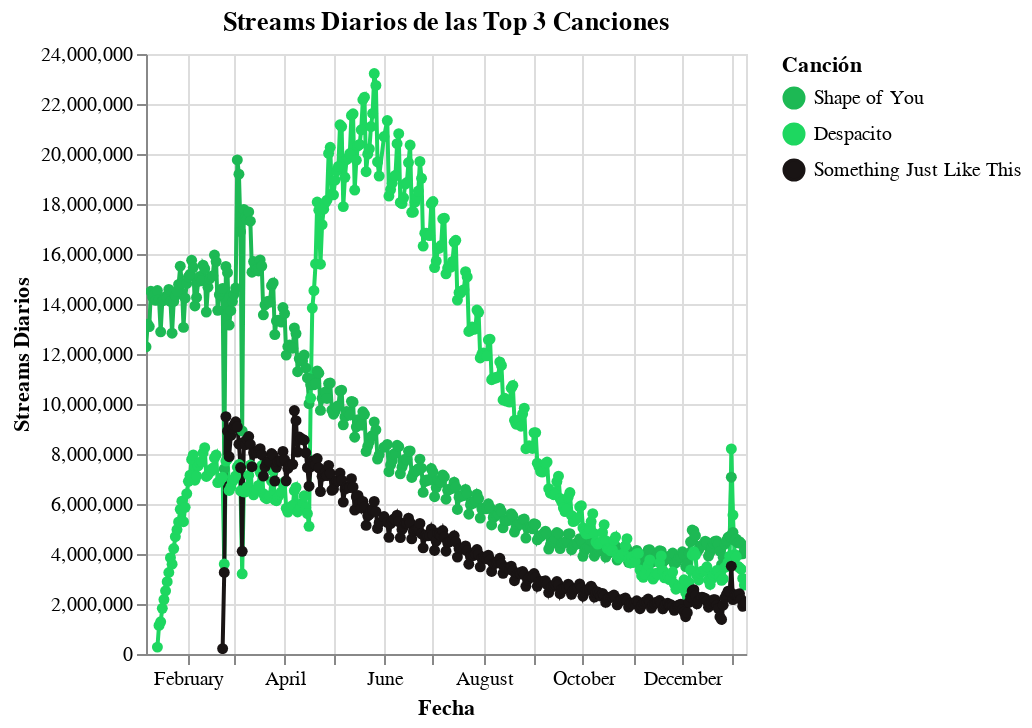

The code cell stored with this chart in its notebook:
### Markdown cell above
## Gráfico 3: Comparación de las Top 3 Canciones

### Code cell
top_3_songs = ['Shape of You', 'Despacito', 'Something Just Like This']
filtered_spotify = spotify_long[spotify_long['Song'].isin(top_3_songs)]

# Define a custom color scale using the first three colors from spotify_palette
color_scale = alt.Scale(domain=top_3_songs, range=spotify_palette[:3])

chart = alt.Chart(filtered_spotify).mark_line(point=True).encode(
    x=alt.X('Date:T', axis=alt.Axis(title='Fecha')),
    y=alt.Y('Streams:Q', axis=alt.Axis(title='Streams Diarios')),
    color=alt.Color('Song:N', scale=color_scale, legend=alt.Legend(title='Canción')),
    tooltip=[
        alt.Tooltip('Date:T', title='Fecha', format='%Y-%m-%d'),
        alt.Tooltip('Song:N', title='Canción'),
        alt.Tooltip('Streams:Q', title='Streams', format='.0f')
    ]
).properties(
    title='Streams Diarios de las Top 3 Canciones'
).interactive()

chart

### Figure 1 — Vega-Lite specification as saved in the notebook (floating-point values rounded to 4 significant figures; data arrays with more than 128 entries replaced by an {"elided": "..."} marker saying what was removed)
{"config": {"view": {"continuousWidth": 300, "continuousHeight": 300}}, "data": {"name": "data-6b77543ba55ae4b2a566d035db699b31"}, "mark": {"type": "line", "point": true}, "encoding": {"color": {"field": "Song", "legend": {"title": "Canción"}, "scale": {"domain": ["Shape of You", "Despacito", "Something Just Like This"], "range": ["#1DB954", "#1ED760", "#191414"]}, "type": "nominal"}, "tooltip": [{"field": "Date", "format": "%Y-%m-%d", "title": "Fecha", "type": "temporal"}, {"field": "Song", "title": "Canción", "type": "nominal"}, {"field": "Streams", "format": ".0f", "title": "Streams", "type": "quantitative"}], "x": {"axis": {"title": "Fecha"}, "field": "Date", "type": "temporal"}, "y": {"axis": {"title": "Streams Diarios"}, "field": "Streams", "type": "quantitative"}}, "params": [{"name": "param_12", "select": {"type": "interval", "encodings": ["x", "y"]}, "bind": "scales"}], "title": "Streams Diarios de las Top 3 Canciones", "$schema": "https://vega.github.io/schema/vega-lite/v5.20.1.json", "datasets": {"data-6b77543ba55ae4b2a566d035db699b31": {"elided": "1044 records"}}}
